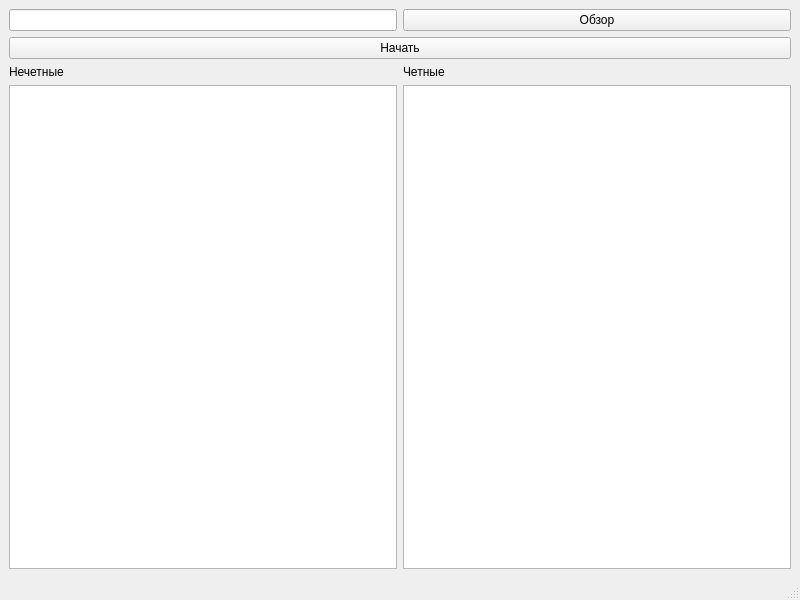
<?xml version="1.0" encoding="UTF-8"?>
<ui version="4.0">
 <class>MainWindow</class>
 <widget class="QMainWindow" name="MainWindow">
  <property name="geometry">
   <rect>
    <x>0</x>
    <y>0</y>
    <width>800</width>
    <height>600</height>
   </rect>
  </property>
  <property name="windowTitle">
   <string>Задание 2</string>
  </property>
  <widget class="QWidget" name="centralwidget">
   <layout class="QGridLayout" name="gridLayout">
    <item row="3" column="1">
     <widget class="QTextBrowser" name="text_2"/>
    </item>
    <item row="0" column="1">
     <widget class="QPushButton" name="btn_obz">
      <property name="text">
       <string>Обзор</string>
      </property>
     </widget>
    </item>
    <item row="3" column="0">
     <widget class="QTextBrowser" name="text_1"/>
    </item>
    <item row="2" column="1">
     <widget class="QLabel" name="ch">
      <property name="text">
       <string>Четные</string>
      </property>
     </widget>
    </item>
    <item row="2" column="0">
     <widget class="QLabel" name="nech">
      <property name="text">
       <string>Нечетные</string>
      </property>
     </widget>
    </item>
    <item row="0" column="0">
     <widget class="QLineEdit" name="line_file"/>
    </item>
    <item row="1" column="0" colspan="2">
     <widget class="QPushButton" name="btn_start">
      <property name="text">
       <string>Начать</string>
      </property>
     </widget>
    </item>
   </layout>
  </widget>
  <widget class="QMenuBar" name="menubar">
   <property name="geometry">
    <rect>
     <x>0</x>
     <y>0</y>
     <width>800</width>
     <height>26</height>
    </rect>
   </property>
  </widget>
  <widget class="QStatusBar" name="statusbar"/>
 </widget>
 <resources/>
 <connections/>
</ui>
